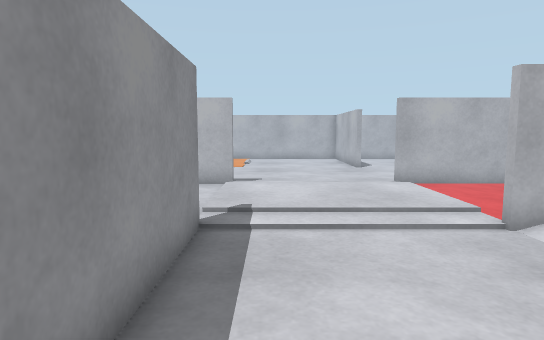
[1] (above)

19 first-person views from a walk through a robot-simulator world made for Gazebo. The camera is 0.09 m above the floor, tilts 6° down and sees 75° across. The floor is counted in squares, 0.05 m on a side. Each view is taken from the middle of a square. On the plan, view 1 faces up. The plan holds only what a view shows up to about 17 squares ahead; the rest is blank. The place goes on beyond the plan.

[2]
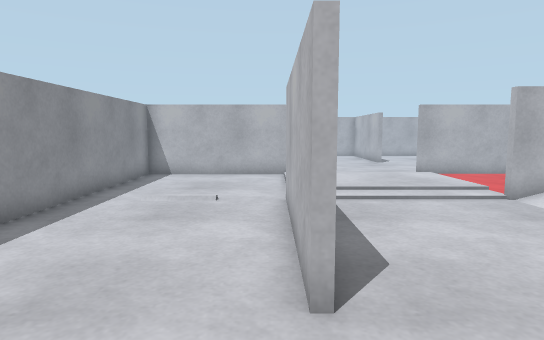

[3]
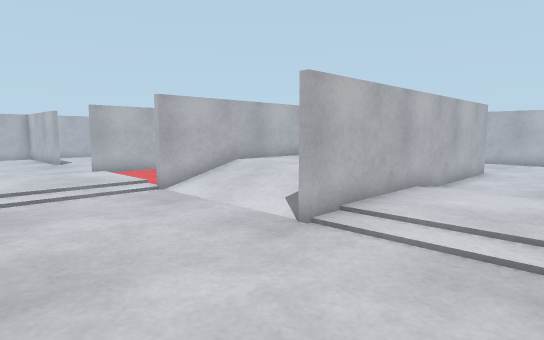

[4]
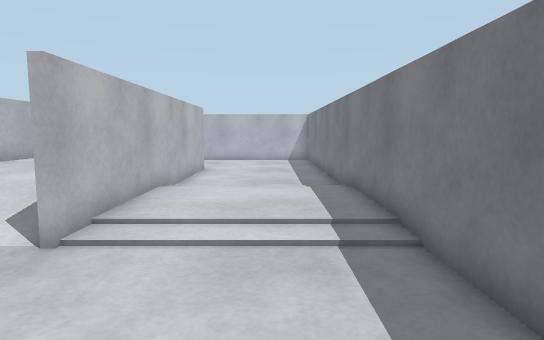

[5]
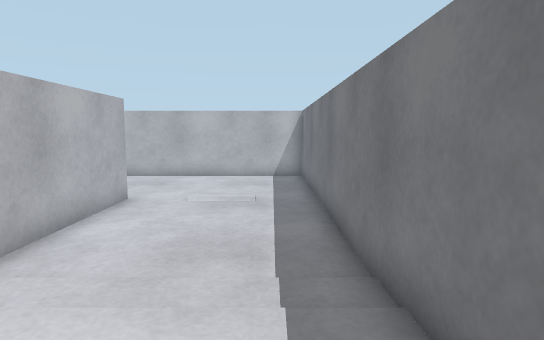

[6]
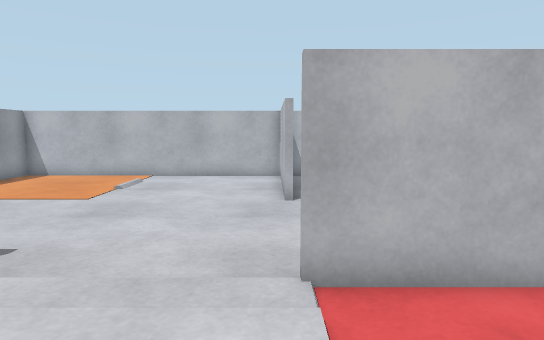

[7]
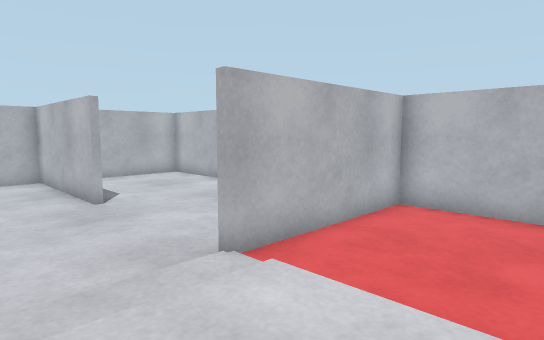

[8]
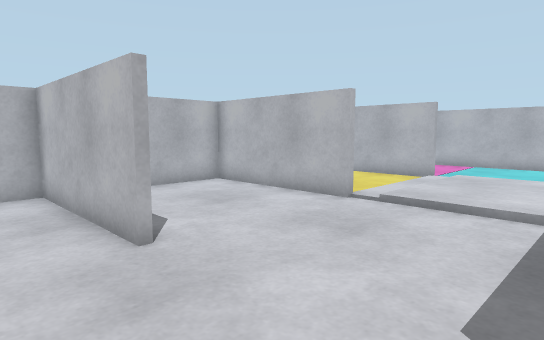

[9]
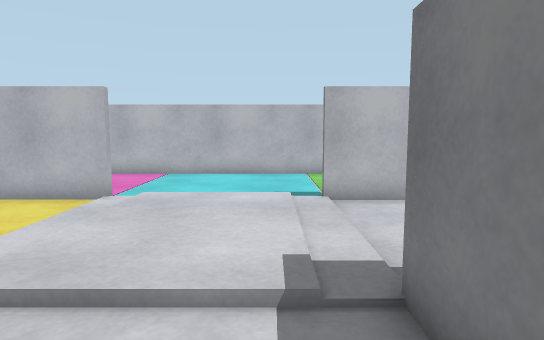

[10]
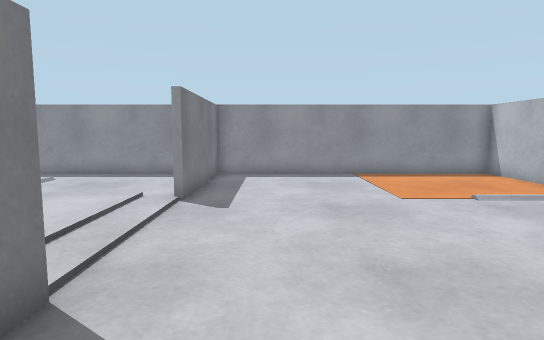

[11]
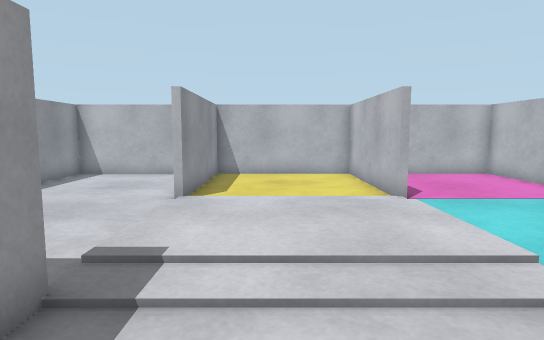

[12]
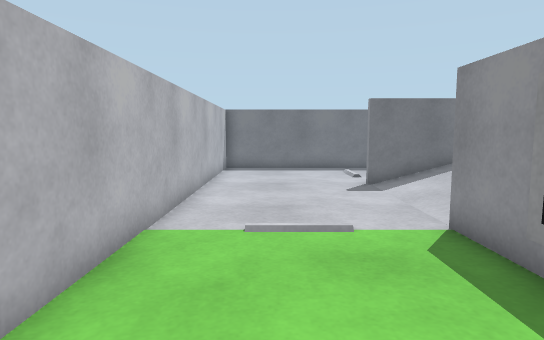

[13]
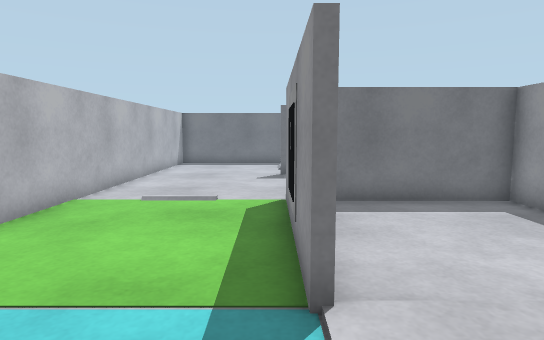

[14]
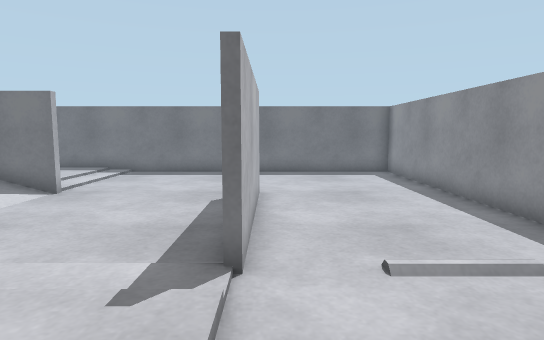

[15]
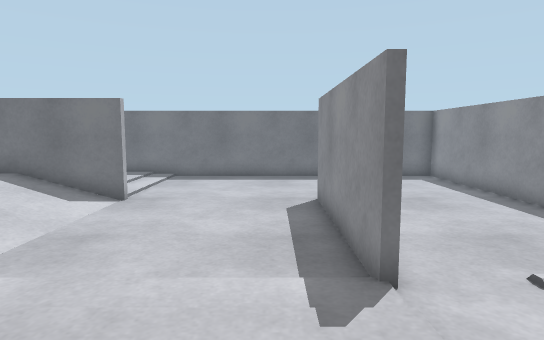

[16]
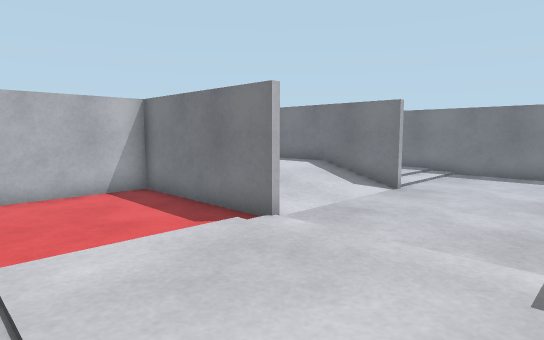

[17]
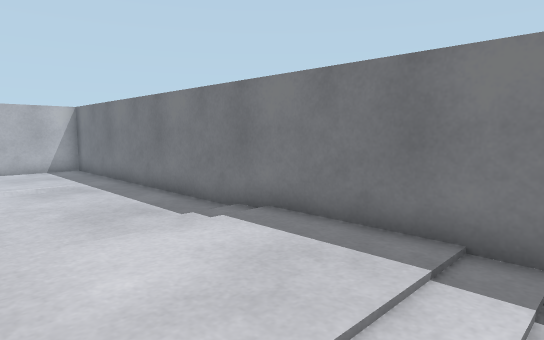

[18]
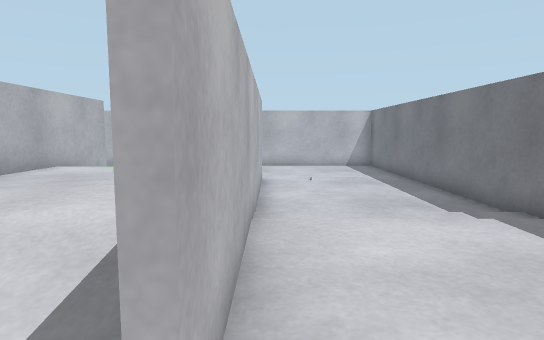

[19]
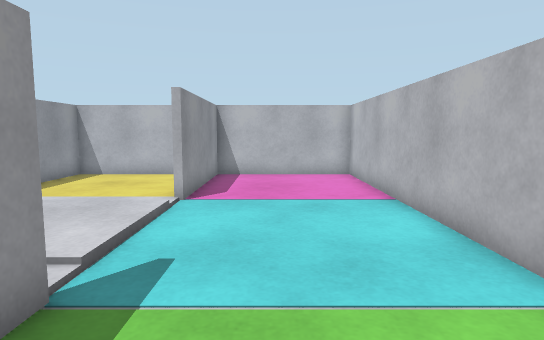

### Floor plan
Points are (right, up) in squares from view 1. A wall is a line through its corners. A room is listed if a view was taken in it or the views show most of it. See-through windows are left out.
Room 1 (views 1, 2, 3, 4, 5, 6, 7, 8, 9, 10, 11, 12, 13, 14, 15, 16, 17, 18, 19)
walls: (4.4, 6.6) (10.4, 6.6) (10.4, 12.4) (4.4, 12.4); (10.6, 7.9) (10.6, 6.6) (15.4, 6.6); (8.6, 12.6) (10.6, 12.6) (10.6, 11.9); (4.4, 12.6) (5.1, 12.6); (-1.4, 6.6) (-1.4, 0.4); (4.2, 0.6) (9.9, 0.6); (-1.2, 12.4) (-7.4, 12.4) (-7.4, -5.4) (22.4, -5.4) (22.4, 10.1); (16.4, 10.5) (16.4, 12.6); (4.4, 18.4) (4.4, 24.4) (-7.4, 24.4) (-7.4, 12.6) (-1.4, 12.6); (10.4, 18.2) (10.4, 24.4) (4.6, 24.4) (4.6, 21.6); (16.6, 12.6) (16.6, 6.4) (4.4, 6.4); (13.6, 0.6) (16.6, 0.6); (-1.6, 0.4) (-1.6, 6.6); (16.6, 0.4) (4.4, 0.4); (16.4, 18.2) (16.4, 24.4) (10.6, 24.4) (10.6, 18.4); (22.4, 11.8) (22.4, 24.4) (16.6, 24.4) (16.6, 18.4)
objects: grey box (7, 6); grey box (14, 6); marker (17, 10)

Where each view was taken, in squares from view 1:
view 1: 0 up, 0 right, facing up
view 2: 3 down, 2 left, facing up
view 3: 4 down, 1 left, facing up-right
view 4: 3 down, 1 left, facing right
view 5: 4 down, 6 right, facing right
view 6: 8 up, 4 right, facing up
view 7: 8 up, 1 right, facing up-right
view 8: 13 up, 2 right, facing up-right
view 9: 14 up, 7 right, facing right
view 10: 15 up, 8 right, facing left
view 11: 9 up, 13 right, facing up
view 12: 13 up, 20 right, facing down
view 13: 16 up, 17 right, facing down
view 14: 11 up, 2 left, facing down
view 15: 11 up, 0 right, facing down
view 16: 12 up, 1 left, facing down-right
view 17: 0 up, 4 right, facing down-right
view 18: 0 up, 3 right, facing right
view 19: 9 up, 19 right, facing up
